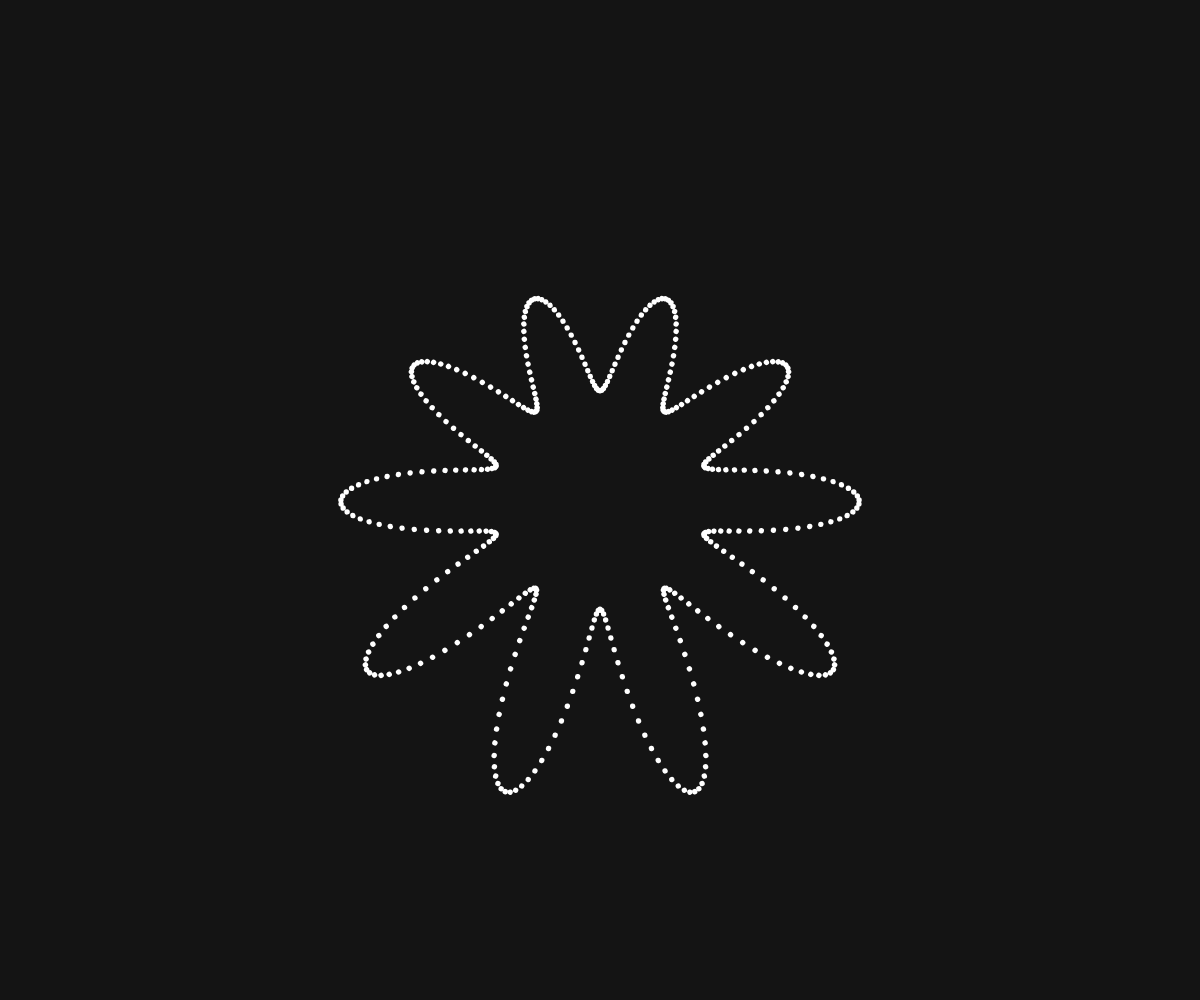
Frame 1 (no input)
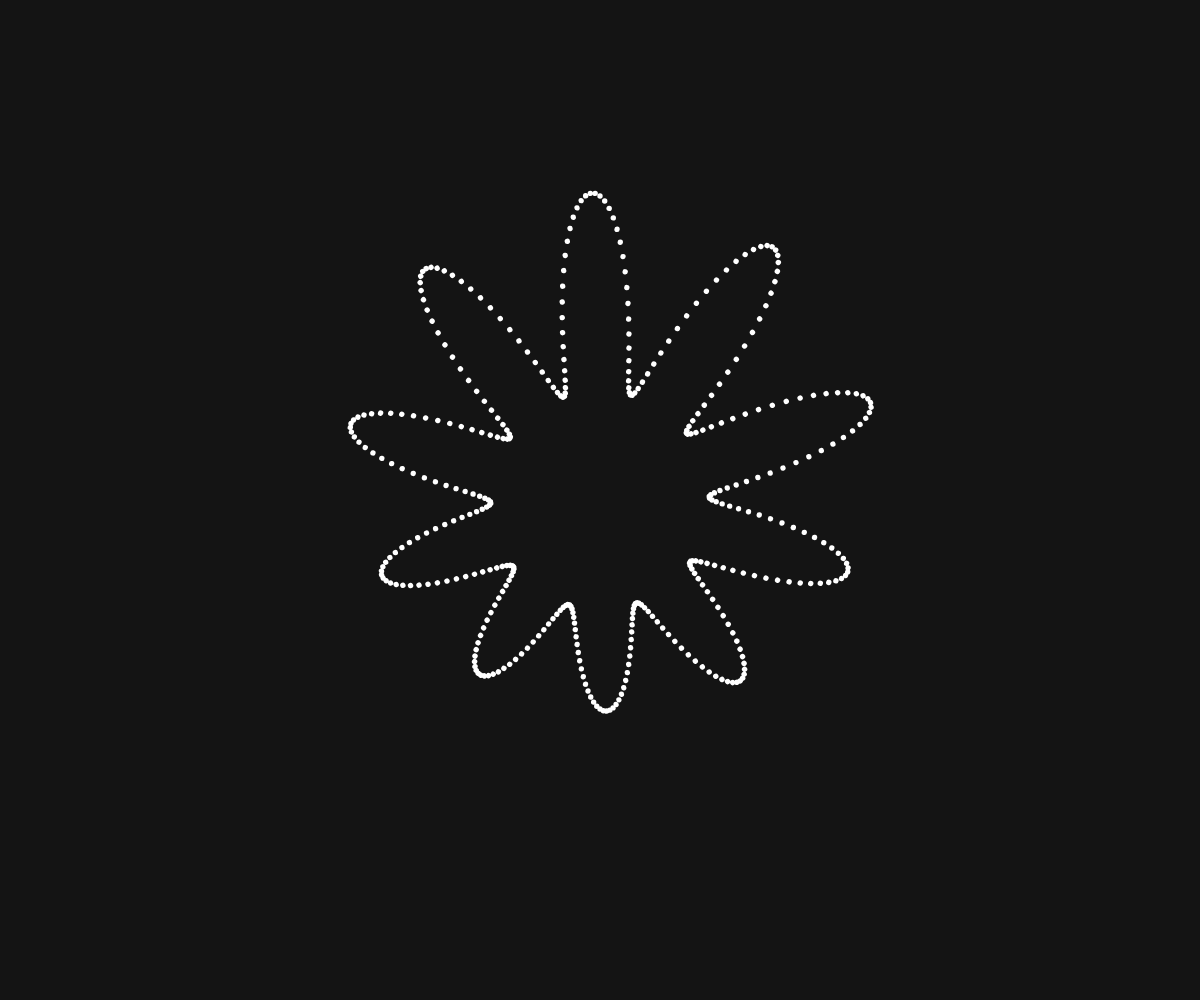
Frame 60 (no input)
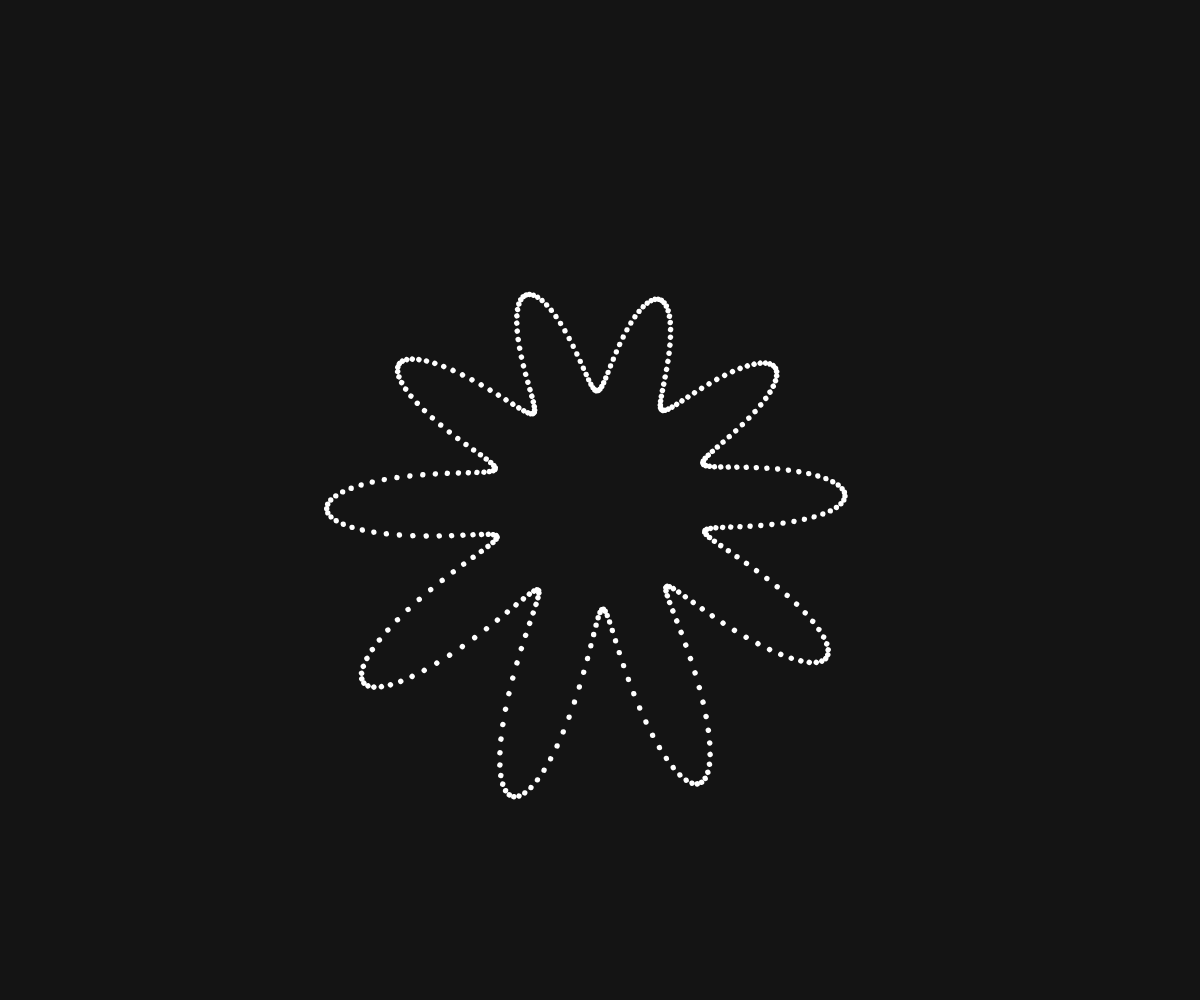
Frame 120 (the mouse pressed at the canvas centre since frame 60)

The p5.js sketch that drew these frames (run headless with seeded random() and noise() and a simulated clock; from frame 60 on, the mouse is pressed at the canvas centre):

// p5.js sketch
// ── sketch.js
/* Raymond G McCord (slow_izzm)
   07/08/2016
   
   This work is licensed under a Creative Commons 3.0 License.
    (Attribution - NonCommerical - ShareAlike)
 		http://creativecommons.org/licenses/by-nc-sa/3.0/
*/



var spd = 24,
  num = 400,
  scl,
  rot = 0;

function setup() {
  createCanvas(windowWidth, windowHeight);
  scl = width / 222;
  smooth(4);
  noStroke();
}

function draw() {
  background(20);
  var r = PI;
  for (var i = 0; i < num; i++) {
    var offSet = TWO_PI / num * i;
    push();
    translate(width / 2, height / 2);
    rotate(r);
    var d = map(sin(rot - offSet), -1, 1, 100, 200);
    var x = width / 11 + map(cos(rot + offSet * 10), -1, 1, .1, d);
    ellipse(x, 0, scl, scl);
    r += (TWO_PI / num);
    pop();
  }
  rot -= TWO_PI / spd;
}

function windowResized() {
  resizeCanvas(windowWidth, windowHeight);
}
